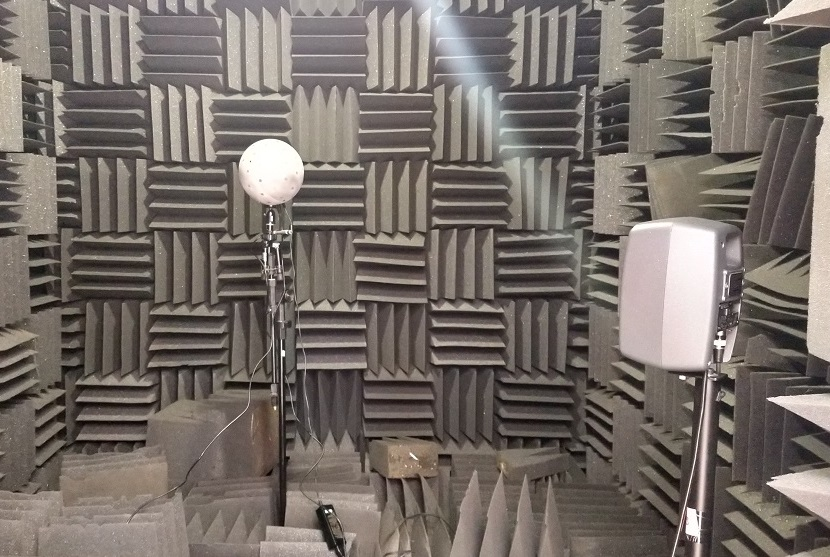
#> input picture 3 - Experimental Results/setup.jpg, 830 x 557 px
$ jupyter execute --allow-errors '3 - Experimental Results.ipynb'   (shell and % lines are left out)   (older library calls are emulated)
#> lines starting #> are read from the running program, lines starting #| are printed output that depends on the picture
[cell 1]

import scipy as sci
import scipy.special as sp
import numpy as np
import matplotlib
import matplotlib.pyplot as plt
from mpl_toolkits.mplot3d import Axes3D
from mpl_toolkits.axes_grid1 import make_axes_locatable
from matplotlib import cm, colors
from matplotlib.patches import Rectangle, Circle
from sklearn.linear_model import OrthogonalMatchingPursuit
import cvxpy as cp
import librosa
import librosa.display
from scipy.fft import fft, ifft, fftfreq
from scipy import signal

def db(x):
    return 20*np.log10(np.absolute(x))

#Spherical Hankel function of second kind
# [12 lines left out: functions hn2, Rn, not called in this run]

#Matrix of Spherical Harmonics
def harm(N, theta, phi):
    Q = theta.shape[0]
    Y = np.zeros((Q, N+1, (2*N+1)+1), dtype='complex')

    for q in range(Q):
        for n in range(N+1):
            for m in range(2*n+1):
                Y[q][n][m] = sp.sph_harm(m-n, n, phi[q], theta[q])

    return Y

#The sound pressure can be obtained with (mic=True) or without (mic=False) the presence of a rigid microphone array
# [68 lines left out: functions pressure, fourier, beam, not called in this run]

#Nearly-uniform ditribuition over a sphere
def dist(num_points):
    indices = np.arange(0, num_points, dtype=float) + 0.5
    theta = np.arccos(1 - 2*indices/num_points)%(np.pi)
    phi = (np.pi * (1 + 5**0.5) * indices)%(2*np.pi)

    return theta, phi

# [115 lines left out: functions sens_matrix, gram, l2, l1, LASSO, OMP, not called in this run]

The recording of a sound scene with a spherical array of 64 microphones and a source located 2m away from the array is made in an anechoic chamber, which had a reflexion spot on the ceiling. The source emitted a sine sweep from 20Hz to 20000Hz.

[cell 2]
from PIL import Image

im = Image.open('setup.jpg')
#> im is the input picture: PIL image 830x557 RGB; mean R, G, B 117.9, 109.4, 103.4
im

# Crosscorrelation

#> (a cell that did not finish here is left out)

# Sound Pressure

#> (a cell that did not finish here is left out)

# Noise energy

#> (a cell that did not finish here is left out)

# Spherical Array and Grid Points

[cell 6]
Q = 64
N = 7

x_q = (1/1000)*np.array([92.87248504,97.24271681,92.94052753,67.76347524,46.46820924,9.15285677,16.67688232,-5.02914291,15.54210645,58.27853799,87.33600863,99.64542893,82.59577720,54.98970389,42.95035361,79.02718715,-0.95586134,33.60658337,65.84915205,78.68947327,74.95342300,72.69378055,38.47902000,28.04341953,-6.36020205,-37.96648209,-28.46820656,-51.81530182,-32.00307464,-17.18304345,31.60049464,66.12742186,-70.72036899,-83.65437631,-63.99281989,-46.44820610,-20.03621256,16.15417190,44.44449497,44.58369652,38.21016357,36.50458513,-3.30370367,-7.84654566,-43.40076966,-71.53207421,-95.16399794,-99.14743134,-81.93215260,-61.10065065,-25.65629260,4.49213395,-0.13248193,-3.55622011,-40.39615447,-49.62396458,-82.56077519,-98.00533545,-91.06001434,-63.61670849,-37.22899828,-44.36537931,-76.03920334,-77.61214918])
y_q = (1/1000)*np.array([-36.54799424,-17.67997233,25.97133639,60.22745018,89.60055179,100.31343530,83.80176637,56.78680720,15.35626685,7.29231653,-4.83700272,15.04420678,59.14819629,78.69874437,50.89088147,41.71228922,-61.29577860,-76.02460980,-73.02330695,-60.47573286,-31.47270636,13.44345713,46.16821875,81.86019988,96.70967011,94.19130453,85.44255118,52.16757609,20.29114238,-21.82779295,-30.33225330,-43.16196807,66.52571410,24.86705551,-6.83777624,-52.21818834,-87.10854741,-97.90565638,-90.71169051,-73.94625110,-41.98628516,1.34798521,25.61073808,65.94052756,77.22054084,70.14732512,35.54664859,-4.27623468,-35.83554645,-74.50518837,-98.29817356,-95.82336771,-69.21793652,-26.77784208,-0.89497560,41.14665773,36.55508289,-5.28656196,-45.05313807,-78.06984296,-80.86758033,-45.94490308,-5.12352453,-46.65830663])
z_q = (1/1000)*np.array([-19.01330166,23.53364837,31.78219672,45.86202861,11.61923617,-13.26649557,-54.97004229,-84.09831300,-99.22292072,-82.90352302,-51.68737758,-12.92363476,-1.41012952,-33.24454994,-76.73294800,-48.34613345,-81.02144071,-58.42444916,-25.57431947,21.75344873,60.94270370,69.69539246,81.91715691,53.24504012,30.48520193,-3.01734788,-47.02862599,-70.11617861,-94.26893844,-97.72845273,-91.67291393,-63.92783893,-29.92521968,-52.02052358,-78.61757958,-73.74540634,-48.30332446,-21.81937624,10.89201869,53.54256207,84.25968941,94.80589750,98.26360281,76.89498388,49.75863005,16.88416823,-1.67608756,-21.77293449,-48.22339662,-32.22184656,-1.33556193,33.47032914,74.37351486,97.94314918,93.21968527,78.53008784,46.58330510,26.25959796,-0.92116138,13.43778337,48.95912723,79.01480241,67.18890571,46.06426731])

r_a = np.sqrt(x_q[0]**2 + y_q[0]**2 + z_q[0]**2)
phi_q = np.arctan2(y_q, x_q)
theta_q = np.arccos(z_q/np.sqrt(x_q**2 + y_q**2 + z_q**2))
Y_q = harm(N, theta_q, phi_q)

plt.figure(figsize=(7,7)).add_subplot(111, projection='3d').scatter(x_q, y_q, z_q);
plt.show()
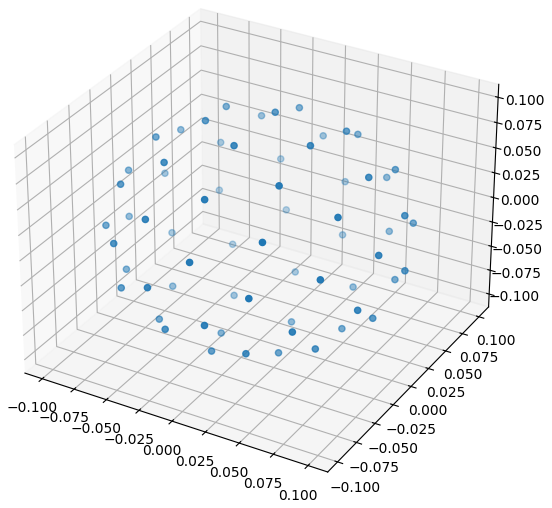
#> figure drawn by matplotlib, 1 panel

L = 900
theta_l, phi_l = dist(L)
Y_l = harm(N, theta_l, phi_l)

x, y, z = np.cos(phi_l)*np.sin(theta_l), np.sin(phi_l)*np.sin(theta_l), np.cos(theta_l);

plt.figure(figsize=(7,7)).add_subplot(111, projection='3d').scatter(x, y, z);
plt.show()
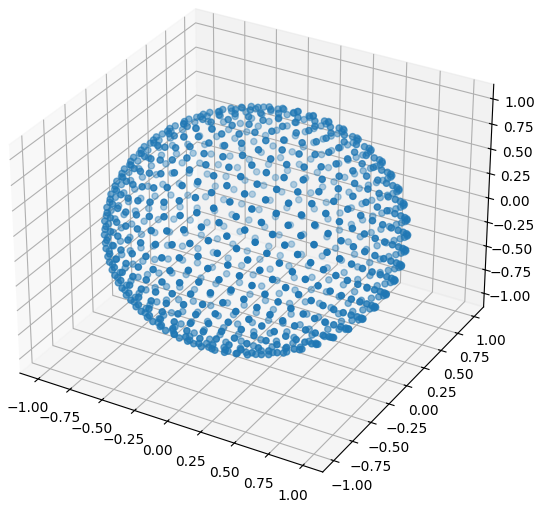
#> figure drawn by matplotlib, 1 panel
